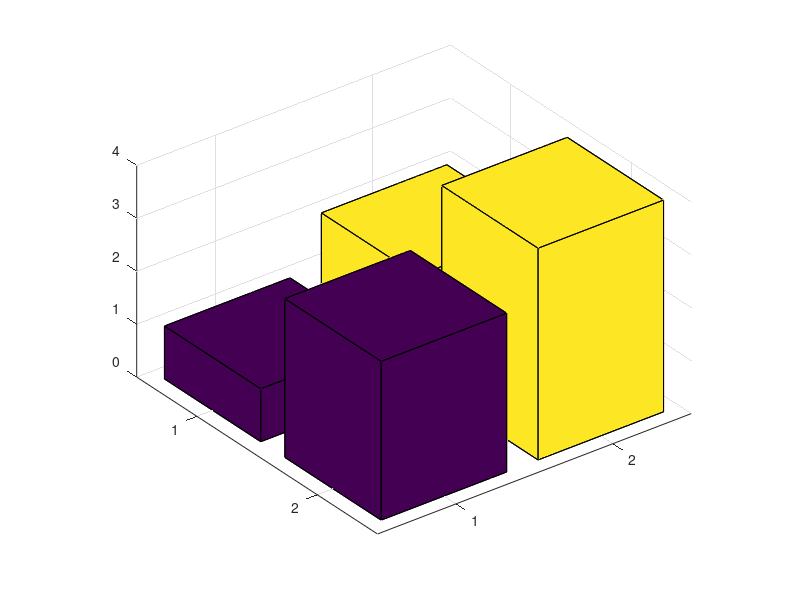

The MATLAB script that drew this image: (Note: this script raises an error after producing the figure.)
%=============================================================================
% Copyright (c) 2016-present Allan CORNET (Nelson)
%=============================================================================
% This file is part of Nelson.
%=============================================================================
% LICENCE_BLOCK_BEGIN
% SPDX-License-Identifier: LGPL-3.0-or-later
% LICENCE_BLOCK_END
%=============================================================================
% <--ADV-CLI MODE-->
%=============================================================================

close all;
%=============================================================================
f = figure('Visible', 'on', 'Position', [100 100 620 460], 'Color', [1 1 1]);
axes('Parent', f);
bar3([1 2; 3 4]);
colormap(parula(64));
title('detached 3d bars');
drawnow();
%=============================================================================
asserts.istrue(isgraphics(f, 'figure'));
asserts.isequal(f.Type, 'figure');
asserts.isequal(char(f.Visible), 'on');
asserts.isequal(f.Color, [1 1 1]);
axesHandles = findobj(f, 'Type', 'axes');
asserts.isequal(numel(axesHandles), 1);
for k = 1:numel(axesHandles)
  asserts.isequal(axesHandles(k).Type, 'axes');
  asserts.isequal(axesHandles(k).Parent, f);
end
surfaceObjects = findobj(f, 'Type', 'surface');
asserts.isequal(numel(surfaceObjects), 2);
asserts.istrue(all(isgraphics(surfaceObjects, 'surface')));
for k = 1:numel(surfaceObjects)
  asserts.isequal(surfaceObjects(k).Type, 'surface');
end
close(f);
close all;
%=============================================================================
